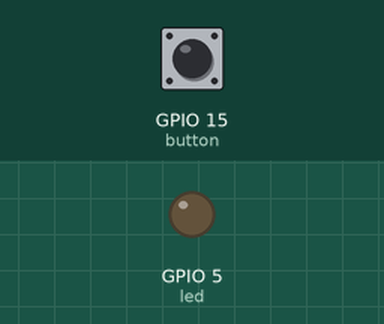
Recording of a program running on a simulated ESP8266 board running MicroPython. Shown: output pins drawn as LEDs (lit = HIGH). Dashed ring = blinking. The test bench sets the inputs (shaded band); at power-on: GPIO 15 (button) LOW.

Above: at 1.2 s.
1.3 s: GPIO 15 (button) pulled HIGH for 0.15 s
At 1.4 s:
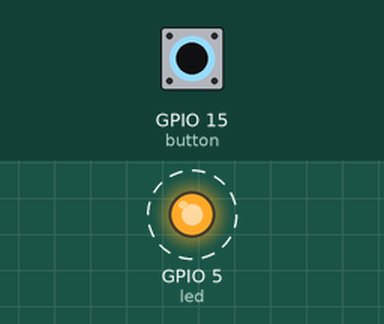
4.3 s: GPIO 15 (button) pulled HIGH for 1 s
At 7.0 s:
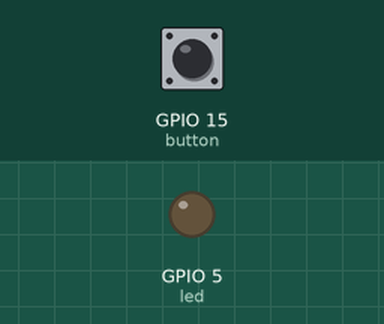
7.3 s: GPIO 15 (button) pulled HIGH for 3.2 s
At 7.4 s:
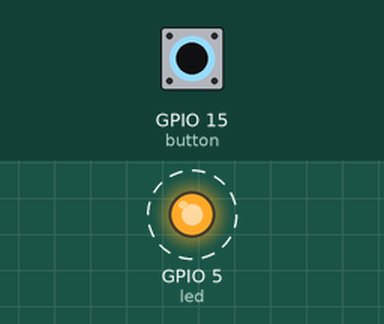
Timing chart, 0 to 10.6 s (numbered marks = the images above; inputs shaded):
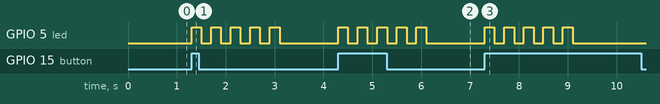

Measured:
- after the input at 1.3 s, GPIO 5 (led): alternates HIGH for 0.20 s and LOW for 0.20 s, 10 changes in all, then stays LOW, starting at once
- after the input at 4.3 s, GPIO 5 (led): alternates HIGH for 0.20 s and LOW for 0.20 s, 10 changes in all, then stays LOW, starting at once
- after the input at 7.3 s, GPIO 5 (led): alternates HIGH for 0.20 s and LOW for 0.20 s, 10 changes in all, then stays LOW, starting at once

The program:

step_040_button_input.py
```python
from machine import Pin
from time import sleep

# Global variable to store the information if the
# button was pressed
button_pressed = False

# Callback
# This function is invoked when the button is pressed
# It only set the global variable button_pressed to True
def handle_interrupt(pin):
    global button_pressed
    button_pressed = True


def blink_led():
    for _ in range(5):
        led.on()
        sleep(0.2)
        led.off()
        sleep(0.2)


led = Pin(5, Pin.OUT)
button = Pin(15, Pin.IN)

# When the button is pressed (i.e. the value of D8 changes
# from low to high) the callback function handle_interrupt
# shall be invoked.
button.irq(trigger=Pin.IRQ_RISING, handler=handle_interrupt)


# Endless loop.
# Whenever the global variable button_pressed is True the function
# blink_led() is called. Afterwards the global variable button_pressed is
# set to false.
while True:
    if button_pressed:
        blink_led()
        button_pressed = False
```
